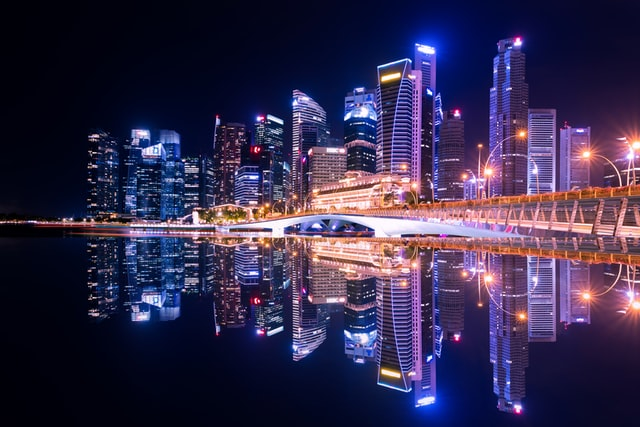
#> input picture HDimage1.jpg, 640 x 427 px
$ jupyter execute --allow-errors 'LAB EXAM.ipynb'   (older library calls are emulated)
#> lines starting #> are read from the running program, lines starting #| are printed output that depends on the picture
# 1

[cell 1]
import cv2
width = 550
height = 650
img = cv2.imread("HDimage1.jpg")
#> img is the input picture: shape (427, 640, 3); mean B, G, R 77.5, 44.3, 53.7
dim = (width, height)
resized = cv2.resize(img, dim, interpolation = cv2.INTER_AREA)
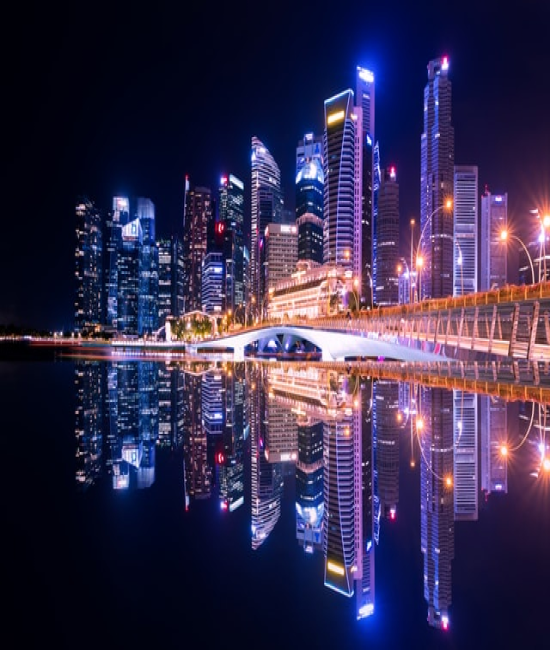
#> resized: shape (650, 550, 3); mean B, G, R 77.5, 44.2, 53.6
cv2.imshow("Resized image", resized)
cv2.waitKey(0)
cv2.destroyAllWindows()

[cell 2]
import cv2
width = img.shape[1]
#> width = 640
height = 350
img = cv2.imread("HDimage1.jpg")
dim = (width, height)
#> dim = (640, 350)
resized = cv2.resize(img, dim, interpolation = cv2.INTER_AREA)
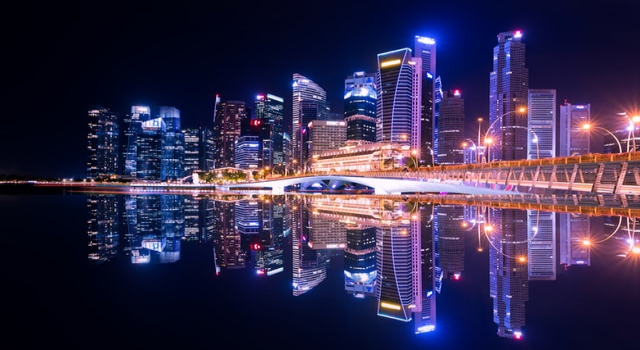
#> resized: shape (350, 640, 3); mean B, G, R 77.5, 44.3, 53.7
cv2.imshow("Resized image", resized)
cv2.waitKey(0)
cv2.destroyAllWindows()

[cell 3]
import cv2
scale_percent = 60
width = int(img.shape[1]/100 * scale_percent )
#> width = 384
height = int(img.shape[0]/100 * scale_percent)
#> height = 256
img = cv2.imread("HDimage1.jpg")
dim = (width, height)
#> dim = (384, 256)
resized = cv2.resize(img, dim, interpolation = cv2.INTER_AREA)
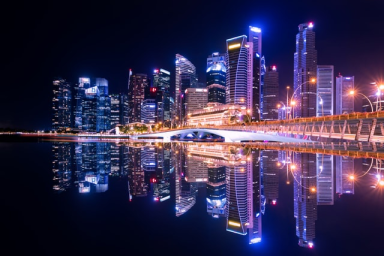
#> resized: shape (256, 384, 3); mean B, G, R 77.5, 44.3, 53.7
cv2.imshow("Resized image", resized)
cv2.waitKey(0)
cv2.destroyAllWindows()

# 2

[cell 4]
import cv2
import matplotlib.pyplot as plt
img = cv2.imread("Lenna.png")
#> (the rest of this cell did not finish here and is left out)

#> (a cell that did not finish here is left out)

#> (a cell that did not finish here is left out)

#> (a cell that did not finish here is left out)

# 2b

[cell 8]
from cmath import sqrt
num=int(input('Enter any number(+ve/-ve)'))
#> the answer given: 3
print("square root of -ve number=",num**0.5)
#complex
num=0.2 + 0.5j
print("square root of complex number ="+str(sqrt(num)))

[cell 9]
import cv2
width = 550
height = 450
dim = (width, height)
img1 = cv2.imread("catHD.jpg",1)
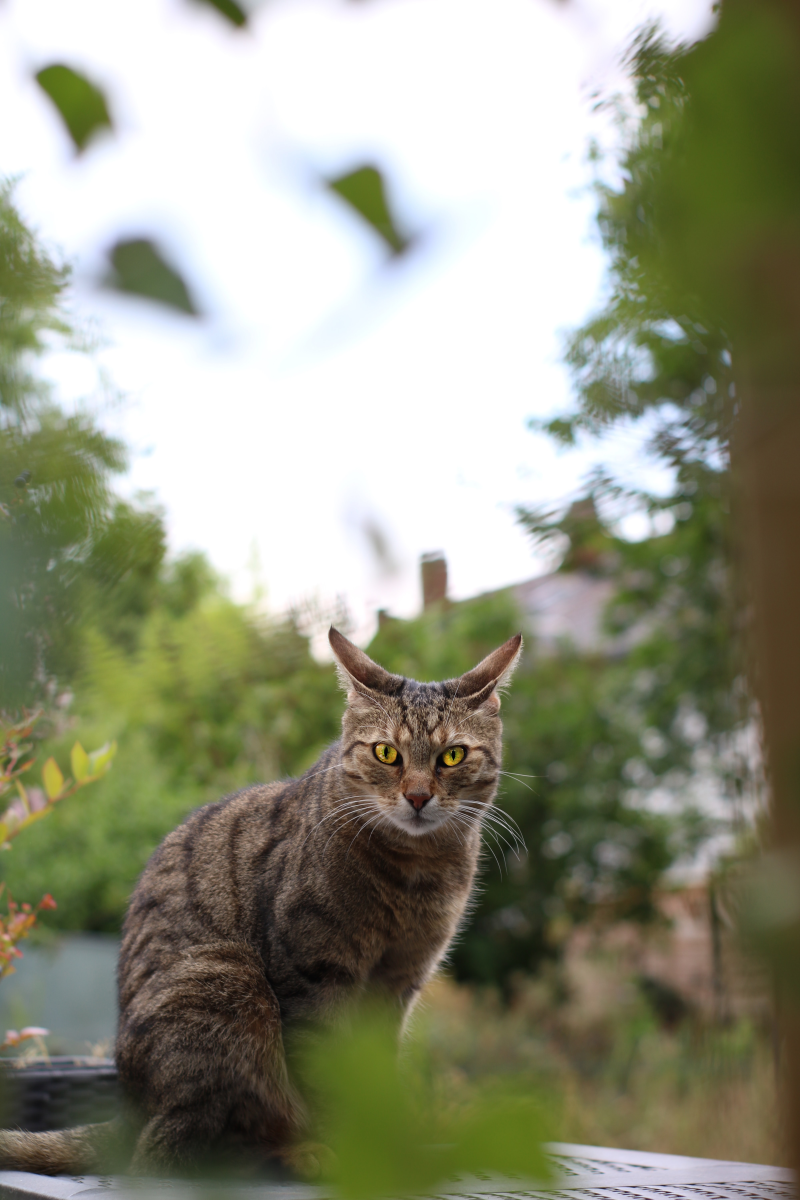
#> input picture catHD.jpg, 4000 x 6000 px (shown at 1/5 size)
#> img1 is the input picture: shape (6000, 4000, 3); mean B, G, R 129.1, 148.8, 147.4
img1 = cv2.resize(img1, dim)
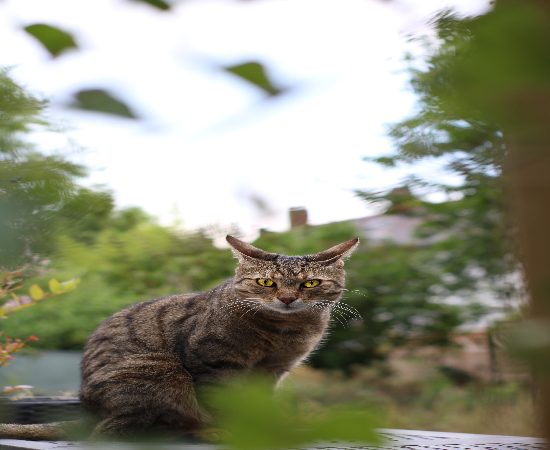
#> img1: shape (450, 550, 3); mean B, G, R 129.1, 148.8, 147.4
img2 = cv2.imread("Lenna.png",1)
#> (the rest of this cell did not finish here and is left out)
